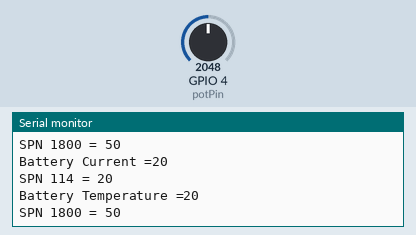
Simulated run of this sketch. Board: ESP32. Shown: the last lines printed to the serial monitor. The inputs (shaded band) are chosen by the test bench; at power-on: GPIO 4 (potPin) = 2048. No CAN messages arrive unless stated.

Above: at 2.2 s.
2.3 s: GPIO 4 (potPin) set to 2866
At 3.6 s:
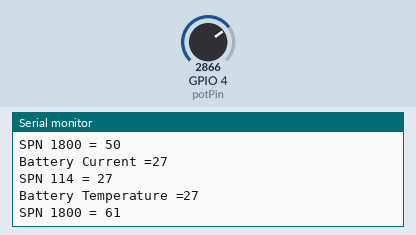
3.8 s: GPIO 4 (potPin) set to 3603
At 4.8 s:
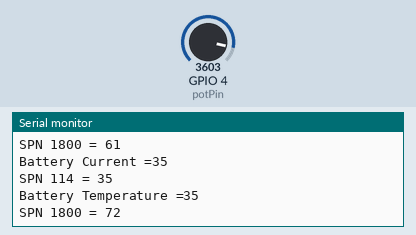
Timing chart, 0 to 6.8 s (numbered marks = the images above; inputs shaded):
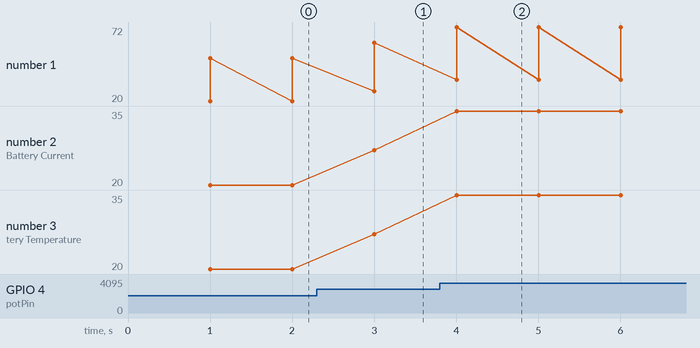

Measured:
- after the input at 2.3 s, the serial monitor: prints a new line after 0.70 s (image 1)
- after the input at 3.8 s, the serial monitor: prints a new line after 0.20 s (image 2)
- plotted number 1: 50 → 61 after the input at 2.3 s, 61 → 72 after the input at 3.8 s
- plotted number 2: 20 → 27 after the input at 2.3 s, 27 → 35 after the input at 3.8 s
- plotted number 3: 20 → 27 after the input at 2.3 s, 27 → 35 after the input at 3.8 s

The sketch:

send_current_simplified.ino
```cpp
#include "driver/gpio.h"
#include "freertos/FreeRTOS.h"
#include "freertos/task.h"
#include "stdio.h"
#include "stdlib.h"
#include "driver/twai.h"
#include "SD.h"
#include "SPI.h"
#include "FS.h"

uint8_t data_sent[8] = {04, 41, 12, 00, 00, 00, 00, 00};

#define RX_PIN 21
#define TX_PIN 22
#define potPin 4
// variable for storing the potentiometer value
int potValue = 0;


void twai_setup_and_install(){
    //Initialize configuration structures using macro initializers
    twai_general_config_t g_config = TWAI_GENERAL_CONFIG_DEFAULT((gpio_num_t)TX_PIN, (gpio_num_t)RX_PIN, TWAI_MODE_NORMAL);
    twai_timing_config_t t_config = TWAI_TIMING_CONFIG_250KBITS();
    twai_filter_config_t f_config = TWAI_FILTER_CONFIG_ACCEPT_ALL();

    // Install TWAI driver
    if (twai_driver_install(&g_config, &t_config, &f_config) == ESP_OK) {
        printf("Driver installed\n");
    } else {
        printf("Failed to install driver\n");
        return;
    }

    // Start TWAI driver
    if (twai_start() == ESP_OK) {
        printf("Driver started\n");
    } else {
        printf("Failed to start driver\n");
        return;
    }
}

void setup() {
  twai_setup_and_install();
  Serial.begin(115200);
  delay(1000);

}

void loop() {
  // Reading potentiometer value

  twai_message_t message;

  static uint32_t CANTimeout = millis();


  potValue = analogRead(potPin);
  //int BatteryCurrent = potValue / 40.95;
  int BatteryCurrent = map(potValue, 0, 4095, 0, 40);
  int BatteryTemp = map(potValue, 0, 4095, 20, 80);

  Serial.println("Battery Current =" + String(BatteryCurrent));

  uint8_t SPN_114 = BatteryCurrent & 0xFF;
  uint8_t SPN_1800 = BatteryTemp & 0xFF;

  Serial.println("SPN 114 = " + String(SPN_114));

  Serial.println("Battery Temperature =" + String(BatteryCurrent));
  Serial.println("SPN 1800 = " + String(SPN_1800));
  // Store the values in your array

  if (millis() - CANTimeout >= 100) {
    message.identifier = 0x10261022;
    message.extd = 1;
    message.data_length_code = 8; // Length
    message.data[0] = 0x9 ; // Fan Speed times 0.4%
    message.data[1] = BatteryCurrent; // Battery Current 115
    message.data[2] = 0xAA; // Alternator Current 115
    message.data[3] = 0xAA; // Charging System Potential (Voltage) 167
    message.data[4] = 0xAA; // Charging System Potential (Voltage) 167
    message.data[5] = BatteryTemp; // Battery Temperature / 1800
    message.data[6] = BatteryCurrent; // Battery Potential / Power Input 1 168
    message.data[7] = 0;  // Battery Potential / Power Input 1 168
    if (twai_transmit(&message, pdMS_TO_TICKS(1000)) == ESP_OK)  {
    } else {
      printf("Failed to send message\n");
    }
  }

  vTaskDelay(1000/ portTICK_PERIOD_MS);
}
```
